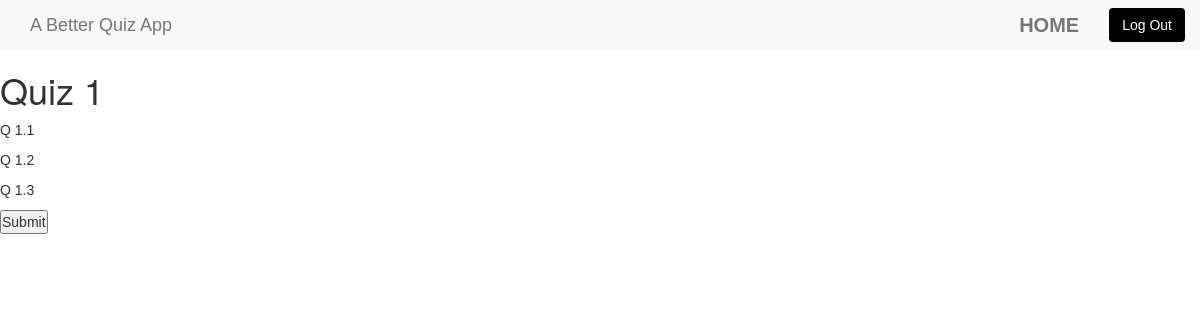
The page /polls/1/ (signed in) on the database as committed earlier.
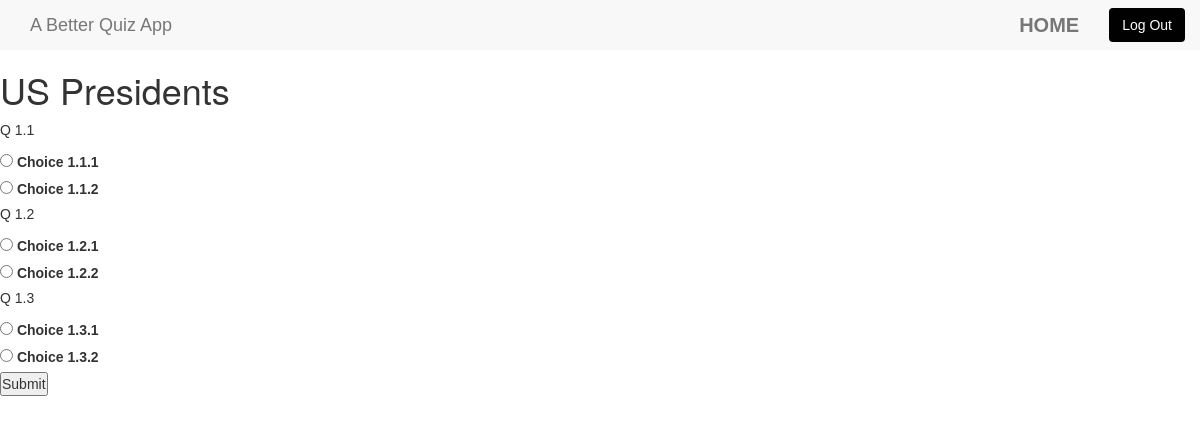
The same page on the database as committed later.
### polls/models.py (models this page shows, shortened)
class Quiz(models.Model):
    title_text = models.CharField(max_length=200, default='quiz title')
    quiz_text = models.CharField(max_length=200)
    number_correct = models.IntegerField(default=0)

class Question(models.Model):
    quiz = models.ForeignKey(Quiz, on_delete=models.CASCADE)
    question_text = models.CharField(max_length=200)
    pub_date = models.DateTimeField('date published')
    correct = models.BooleanField(default=False)
    correct_answer = models.IntegerField(default=-1)
    selected_answer = models.IntegerField(default=-2)

class Choice(models.Model):
    question = models.ForeignKey(Question, on_delete=models.CASCADE)
    choice_text = models.CharField(max_length=200)
    votes = models.IntegerField(default=0)
    correct = models.BooleanField(default=False)

### polls/views.py (the view)
# urls.py: path('<int:pk>/', views.DetailView.as_view(), name='detail'),
class DetailView(generic.DetailView):
    model = Quiz
    template_name = 'polls/detail.html'
    def get_queryset(self):
        return Quiz.objects.all()

### polls/templates/polls/detail.html (shortened to what this page needs)
{% load static %}
<link rel="stylesheet" href="https://maxcdn.bootstrapcdn.com/bootstrap/3.3.7/css/bootstrap.min.css"
>
<link rel="stylesheet" type="text/css" href="{% static 'polls/login_style.css' %}"/>
<header>
    <nav class="navbar-custom navbar-default navbar-fixed-top">
        <div class="container-fluid">
            <div class="navbar-header">
                <a class="navbar-brand" href="#">A Better Quiz App</a>
            </div>
            <ul class="nav navbar-nav navbar-right">
                <li><a href="#">Home</a></li>
                <form id="logout-btn" class="navbar-form form-inline pull-right" action="/accounts/logout/"
                      method="post">
                    <button type="submit" class="btn">Log Out</button>
                </form>
            </ul>
        </div>
    </nav>
</header>
<h1>{{ quiz.title_text }}</h1>
<!DOCTYPE html>
<html lang="en">
<head>
    <link rel="stylesheet" href="http://maxcdn.bootstrapcdn.com/bootstrap/3.3.7/css/bootstrap.min.css">
    <link rel="stylesheet" href="{% static 'polls/detail_style.css' %}">
</head>
<body>
<form action="{% url 'polls:submit_quiz' quiz.id %}" method="post">
{% for question in quiz.question_set.all %}
    <p> {{ question.question_text }} </p>
    {% for choice in question.choice_set.all %}
    <input type="radio" name="{{question.id}}" id="choice.{{ choice.id }}" value="{{ choice.id }}"/>
    <label for="choice{{ choice.id }}">{{choice.choice_text}}</label></br>
    {% endfor %}
{% endfor %}
<input type="submit" value="Submit" />
</form>
</body>
</html>

Rows that differ between the two databases and show on the page:
changed Quiz: title_text "Quiz 1" → "US Presidents"
added Choice: choice_text "Choice 1.1.1", shown under Question (number 1 of 3 on the later page)
added Choice: choice_text "Choice 1.1.2", shown under Question (number 1 of 3 on the later page)
added Choice: choice_text "Choice 1.2.1", shown under Question (number 2 of 3 on the later page)
added Choice: choice_text "Choice 1.2.2", shown under Question (number 2 of 3 on the later page)
added Choice: choice_text "Choice 1.3.1", shown under Question (number 3 of 3 on the later page)
added Choice: choice_text "Choice 1.3.2", shown under Question (number 3 of 3 on the later page)
